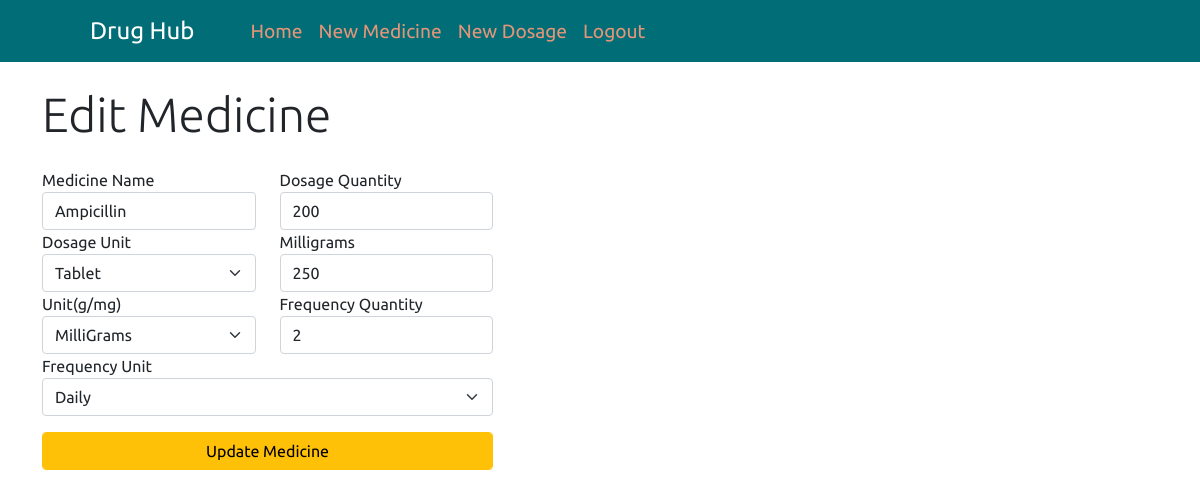
Screenshot of /edit_drug.php?id=15 (signed in) with the database file from the repository.
### tables this page shows
CREATE TABLE `medicine` (
  `ID` int(11) NOT NULL,
  `medicine_name` varchar(100) NOT NULL,
  `dosage_quantity` int(11) NOT NULL,
  `dosage_unit` varchar(10) NOT NULL,
  `milligram_quantity` int(11) NOT NULL,
  `milligram_unit` varchar(10) NOT NULL,
  `frequency_quantity` int(11) NOT NULL,
  `frequency_unit` varchar(25) NOT NULL,
  `user_ID` int(11) NOT NULL,
  `date_added` datetime NOT NULL DEFAULT CURRENT_TIMESTAMP
);

### edit_drug.php (the view, shortened to what this page needs)
<?php
include "db_connect.php";
include "functions.php";
if (!isset($_SESSION['loggedIn'])) {
    header("location: login.php");
} else {
    if (isset($_GET["id"])) {
        $medicine_id = intval($_GET['id']);
        $query = "SELECT * FROM medicine WHERE ID = ? LIMIT 1";
        $stmt = $con->prepare($query);
        $stmt->bind_param('i', $medicine_id);
        if ($stmt->execute()) {
            $result = $stmt->get_result();
            $row = $result->fetch_assoc();
        }
    }
}
?>
<div class="container">
    <div class="row mt-4">
        <div class="col-md-5">
            <h5 class="display-5 mb-4">Edit Medicine</h5>
            <?php
if (!empty($row)) {
    echo '
                    <form action="" method="post">
                        <div class="row">
                            <div class="col-md-6">
                            <div class="form-group">
                            <label for="">Medicine Name</label>
                            <input type="text" name="medicine_name" id="medicine_name" placeholder="Medicine Name" required class="form-control" value="' . $row["medicine_name"] . '">
                        </div>
                            </div>
                            <div class="col-md-6">
                            <div class="form-group">
                            <label for="">Dosage Quantity</label>
                            <input type="number" name="dosage_quantity" id="dosage_quantity" required class="form-control" min="1" max="300" value="' . $row["dosage_quantity"] . '">
                        </div>
                            </div>
                        </div>
                        <div class="row">
                            <div class="col-md-6">
                            <div class="form-group">
                            <label for="">Dosage Unit</label>
                            <select name="dosage_unit" id="dosage_unit" class="form-select" required>
                                <option value="' . $row["dosage_unit"] . '" selected>' . $row["dosage_unit"] . '</option>
                            </select>
                        </div>
                            </div>
                            <div class="col-md-6">
                            <div class="form-group">
                            <label for="">Milligrams</label>
                            <input type="text" name="milligram_quantity" id="milligram" placeholder="Milligram" required class="form-control" value="' . $row["milligram_quantity"] . '">
                        </div>
                            </div>
                        </div>
                        <div class="row">
                            <div class="col-md-6">
                            <div class="form-group">
                            <label for="">Unit(g/mg)</label>
                            <select name="milligram_unit" id="unit" class="form-select" required>
                                <option value="' . $row["milligram_unit"] . '" selected>' . $row["milligram_unit"] . '</option>
                            </select>
                        </div>
                            </div>
                            <div class="col-md-6">
                            <div class="form-group">
                            <label for="">Frequency Quantity</label>
                            <input type="number" name="frequency_quantity" id="frequency_quantity" placeholder="Frequency Quantity" required class="form-control" min="1" max="300" value="' . $row["frequency_quantity"] . '">
                        </div>
                            </div>
                        </div>
                    <div class="form-group">
                        <label for="">Frequency Unit</label>
                        <select name="frequency_unit" id="frequency_unit" class="form-select">
                            <option value="' . $row["frequency_unit"] . '" selected>' . $row["frequency_unit"] . '</option>
                        </select>
                    </div>
                    <input type="submit" name="btn_update_medicine" value="Update Medicine" class="form-control btn btn-warning btn-block my-3">
                </form>';
}
?>
        </div>
    </div>
</div>

### css/main.css (style rules this page uses)
* { padding: 0px; margin: 0px; box-sizing: border-box; text-decoration: none; list-style-type: none; font-family: "Ubuntu", sans-serif; }

### rows the page displays
medicine: medicine_name "Ampicillin", dosage_quantity "200", dosage_unit "Tablet", milligram_quantity "250", milligram_unit "MilliGrams", frequency_quantity "2", frequency_unit "Daily"
